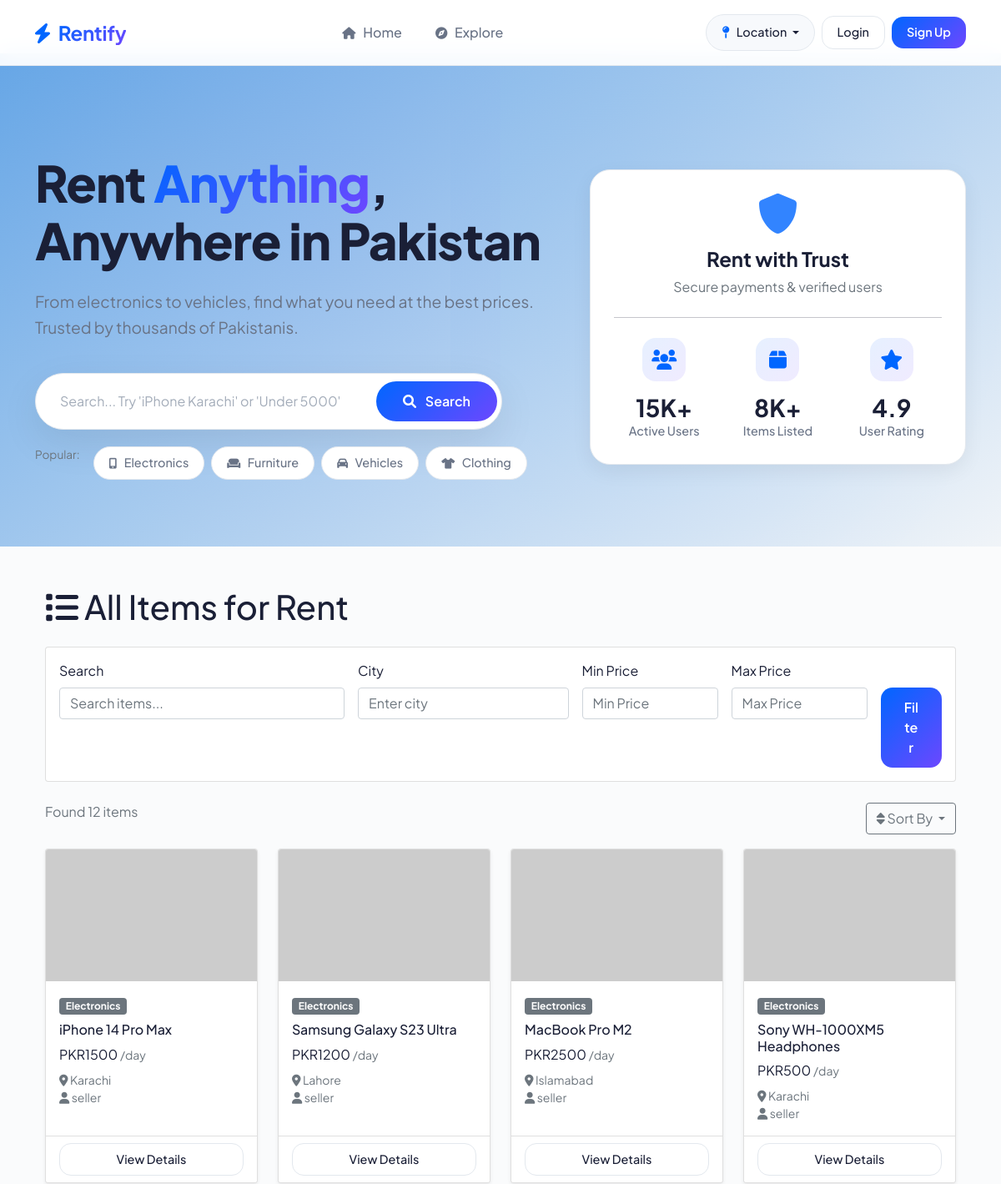
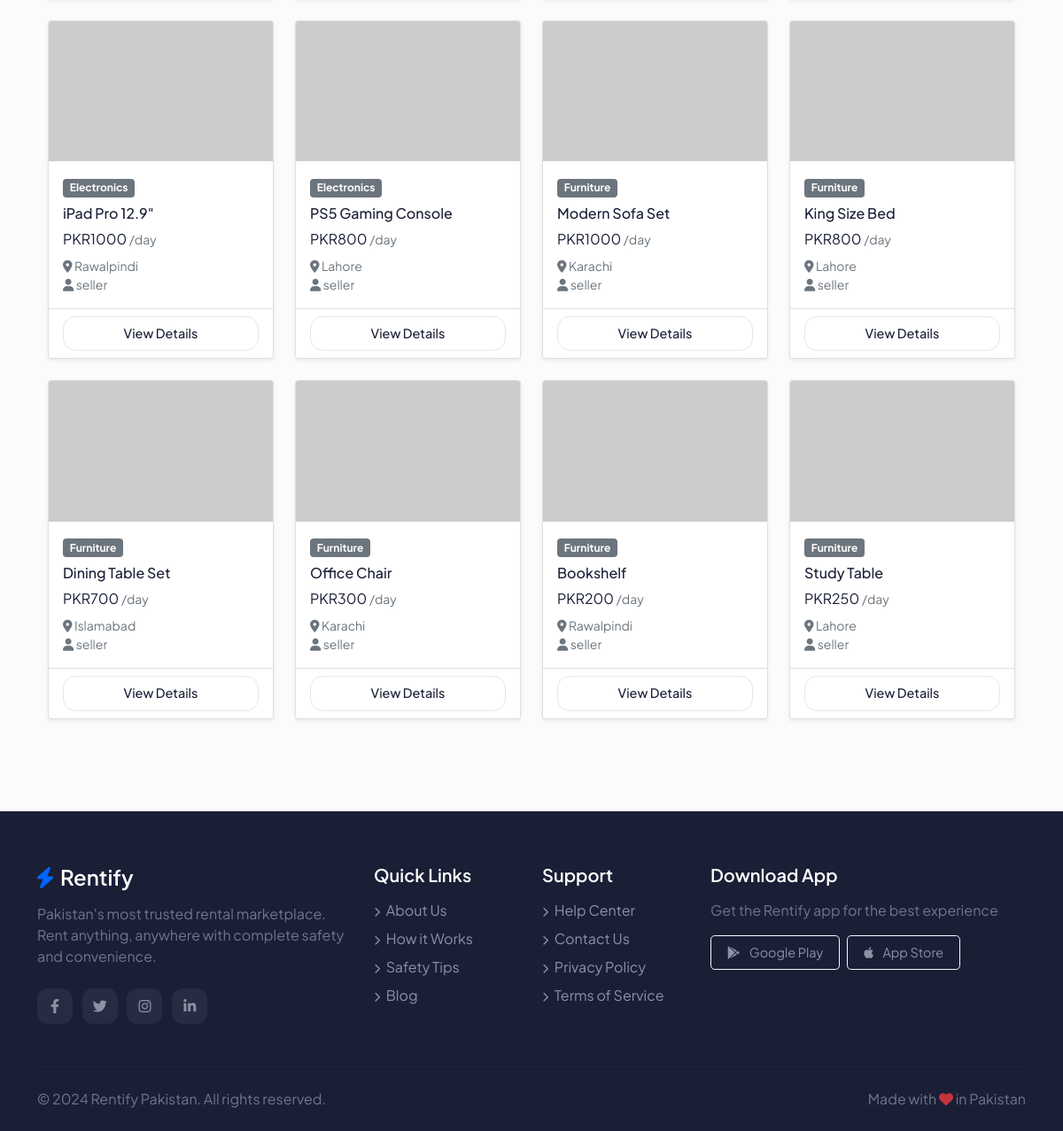
/listings/, run on the app's committed database (2 pictures, top to bottom).
### listings/models.py (models this page shows, shortened)
class Listing(models.Model):
    CATEGORY_CHOICES = [
        ('electronics', 'Electronics'),
        ('furniture', 'Furniture'),
        ('vehicles', 'Vehicles'),
        ('clothing', 'Clothing'),
        ('books', 'Books'),
        ('other', 'Other'),
    ]
    title = models.CharField(max_length=200)
    description = models.TextField()
    price_per_day = models.IntegerField()
    category = models.CharField(max_length=50, choices=CATEGORY_CHOICES, default='other')
    city = models.CharField(max_length=100)
    latitude = models.FloatField(null=True, blank=True)
    longitude = models.FloatField(null=True, blank=True)
    image = models.ImageField(upload_to='listings/', null=True, blank=True)
    owner = models.ForeignKey(User, on_delete=models.CASCADE, related_name='listings')
    created_at = models.DateTimeField(auto_now_add=True)
    is_available = models.BooleanField(default=True)

### listings/views.py (the view)
# urls.py: path('listings/', views.listing_list, name='listing-list'),
def listing_list(request):
    listings = Listing.objects.select_related('owner').filter(is_available=True)
    user_city = request.session.get('user_city')
    search_query = request.GET.get('search')
    if search_query:
        listings = listings.filter(
            Q(title__icontains=search_query) |
            Q(description__icontains=search_query) |
            Q(city__icontains=search_query)
        )
    city = request.GET.get('city')
    if city:
        listings = listings.filter(city__icontains=city)
    elif user_city and not city:
        listings = listings.filter(city__icontains=user_city)
    category = request.GET.get('category')
    if category:
        listings = listings.filter(category=category)
    min_price = request.GET.get('min_price')
    max_price = request.GET.get('max_price')
    if min_price:
        listings = listings.filter(price_per_day__gte=min_price)
    if max_price:
        listings = listings.filter(price_per_day__lte=max_price)
    sort_by = request.GET.get('sort')
    if sort_by == 'price_low':
        listings = listings.order_by('price_per_day')
    elif sort_by == 'price_high':
        listings = listings.order_by('-price_per_day')
    elif sort_by == 'newest':
        listings = listings.order_by('-created_at')
    paginator = Paginator(listings, 12)
    page_number = request.GET.get('page')
    listings = paginator.get_page(page_number)
    context = {
        'listings': listings,
        'search_query': search_query,
        'city': city or user_city,
        'category': category,
        'min_price': min_price,
        'max_price': max_price,
        'sort_by': sort_by,
        'user_city': user_city,
    }
    return render(request, 'listings/listing_list.html', context)

### templates/listings/listing_list.html (shortened to what this page needs)
{% extends 'base.html' %}
{% block content %}
<div class="container my-4">
    <h1 class="mb-4"><i class="fas fa-list"></i> All Items for Rent</h1>
    <div class="card mb-4">
        <div class="card-body">
            <form method="GET" class="row g-3">
                <div class="col-md-4">
                    <label class="form-label">Search</label>
                    <input type="text" name="search" class="form-control" value="{{ request.GET.search }}" placeholder="Search items...">
                </div>
                <div class="col-md-3">
                    <label class="form-label">City</label>
                    <input type="text" name="city" class="form-control" value="{{ request.GET.city }}" placeholder="Enter city">
                </div>
                <div class="col-md-2">
                    <label class="form-label">Min Price</label>
                    <input type="number" name="min_price" class="form-control" value="{{ request.GET.min_price }}" placeholder="Min Price">
                </div>
                <div class="col-md-2">
                    <label class="form-label">Max Price</label>
                    <input type="number" name="max_price" class="form-control" value="{{ request.GET.max_price }}" placeholder="Max Price">
                </div>
                <div class="col-md-1">
                    <label class="form-label">&nbsp;</label>
                    <button type="submit" class="btn btn-primary w-100">Filter</button>
                </div>
            </form>
        </div>
    </div>
    <div class="d-flex justify-content-between align-items-center mb-3">
        <p class="text-muted">Found {{ listings|length }} items</p>
        <div class="dropdown">
            <button class="btn btn-outline-secondary dropdown-toggle" type="button" data-bs-toggle="dropdown">
                <i class="fas fa-sort"></i> Sort By
            </button>
        </div>
    </div>
    {% if listings %}
    <div class="row">
        {% for listing in listings %}
        <div class="col-md-4 col-lg-3 mb-4">
            <div class="card card-hover h-100 shadow-sm">
                {% if listing.image %}
                <img src="{{ listing.image.url }}" class="card-img-top listing-image" alt="{{ listing.title }}">
                {% else %}
                <img src="https://via.placeholder.com/400x250?text=No+Image" class="card-img-top listing-image">
                {% endif %}
                <div class="card-body">
                    <span class="badge bg-secondary mb-2">{{ listing.get_category_display }}</span>
                    <h6 class="card-title">{{ listing.title|truncatechars:35 }}</h6>
                    <div class="mb-2">
                        <span class="price-tag">PKR{{ listing.price_per_day }}</span>
                        <small class="text-muted">/day</small>
                    </div>
                    <div class="small text-muted">
                        <i class="fas fa-map-marker-alt"></i> {{ listing.city }}
                        <br>
                        <i class="fas fa-user"></i> {{ listing.owner.username }}
                    </div>
                </div>
                <div class="card-footer bg-white">
                    <a href="{% url 'listing-detail' listing.id %}" class="btn btn-sm btn-outline-primary w-100">
                        View Details
                    </a>
                </div>
            </div>
        </div>
        {% endfor %}
    </div>
    {% else %}
    <div class="alert alert-warning text-center">
        <i class="fas fa-frown"></i> No items found matching your criteria.
    </div>
    {% endif %}
</div>
{% endblock %}

### data on the page
Listing: category "Electronics", title "iPhone 14 Pro Max", price_per_day "1500", city "Karachi", owner.username "seller"
Listing: category "Electronics", title "Samsung Galaxy S23 Ultra", price_per_day "1200", city "Lahore", owner.username "seller"
Listing: category "Electronics", title "MacBook Pro M2", price_per_day "2500", city "Islamabad", owner.username "seller"
Listing: category "Electronics", title "Sony WH-1000XM5 Headphones", price_per_day "500", city "Karachi", owner.username "seller"
Listing: category "Electronics", title "iPad Pro 12.9\"", price_per_day "1000", city "Rawalpindi", owner.username "seller"
Listing: category "Electronics", title "PS5 Gaming Console", price_per_day "800", city "Lahore", owner.username "seller"
Listing: category "Furniture", title "Modern Sofa Set", price_per_day "1000", city "Karachi", owner.username "seller"
Listing: category "Furniture", title "King Size Bed", price_per_day "800", city "Lahore", owner.username "seller"
Listing: category "Furniture", title "Dining Table Set", price_per_day "700", city "Islamabad", owner.username "seller"
Listing: category "Furniture", title "Office Chair", price_per_day "300", city "Karachi", owner.username "seller"
Listing: category "Furniture", title "Bookshelf", price_per_day "200", city "Rawalpindi", owner.username "seller"
Listing: category "Furniture", title "Study Table", price_per_day "250", city "Lahore", owner.username "seller"

### other printed values
{{ listings|length }} "12"
